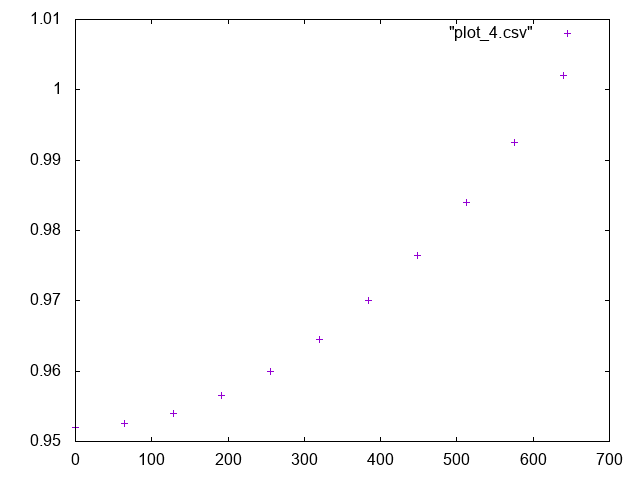

Here is the gnuplot script that generated this plot:

      set terminal png
      set output "plot_4.png"
      plot "plot_4.csv"
    
